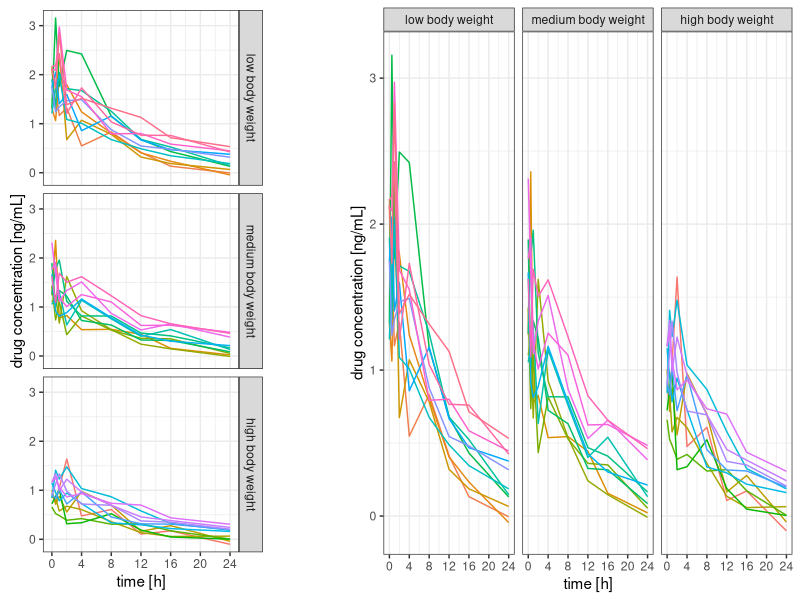
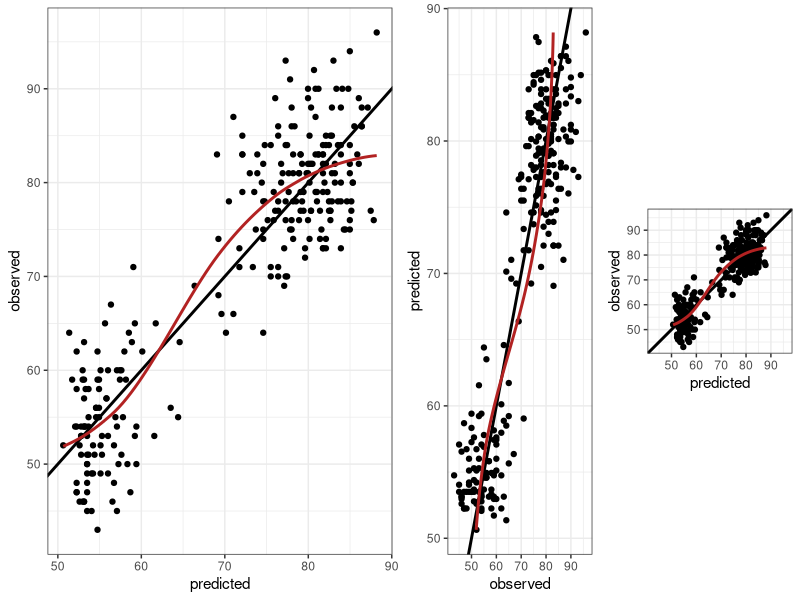
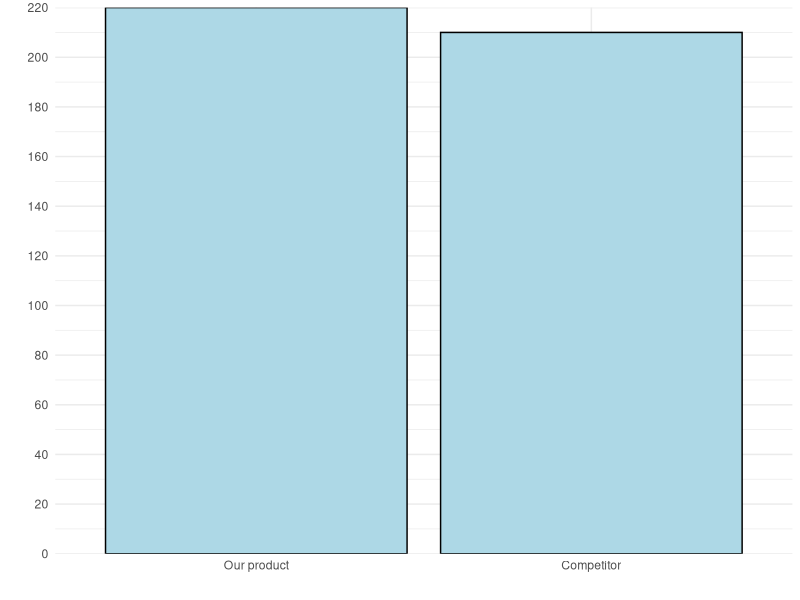
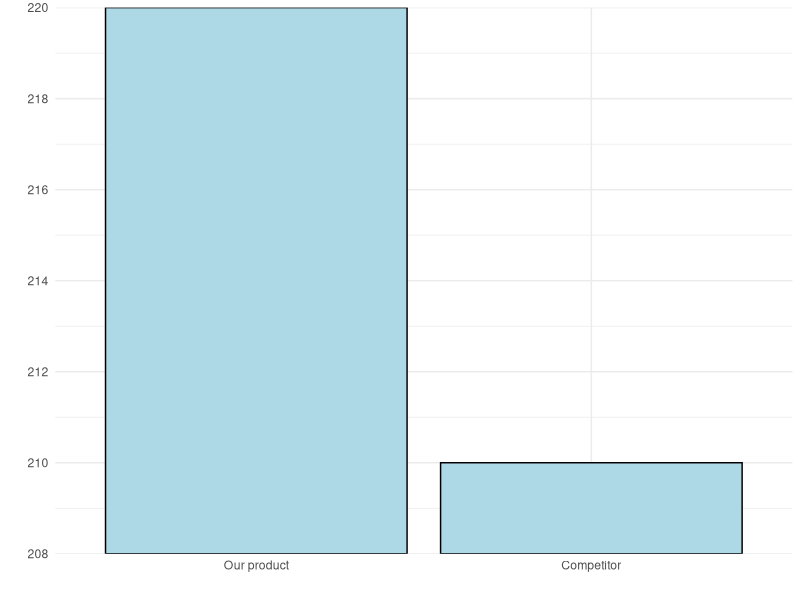
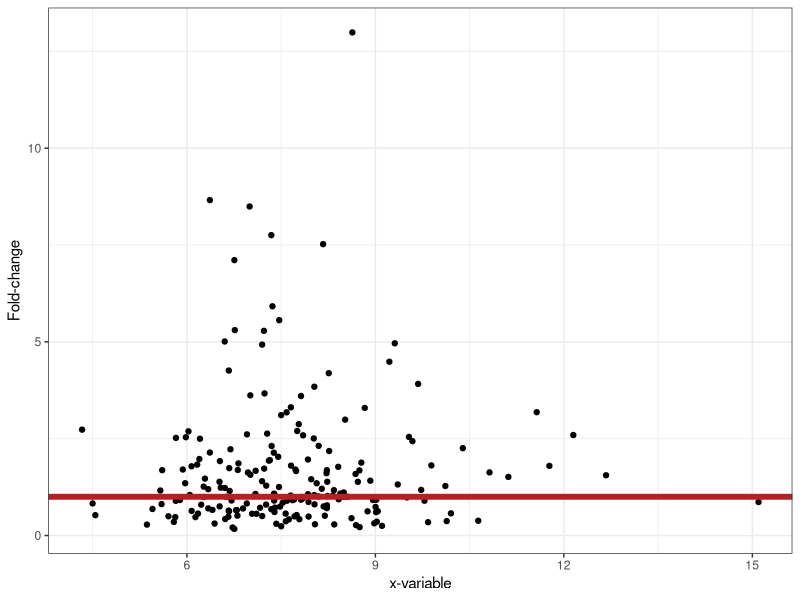
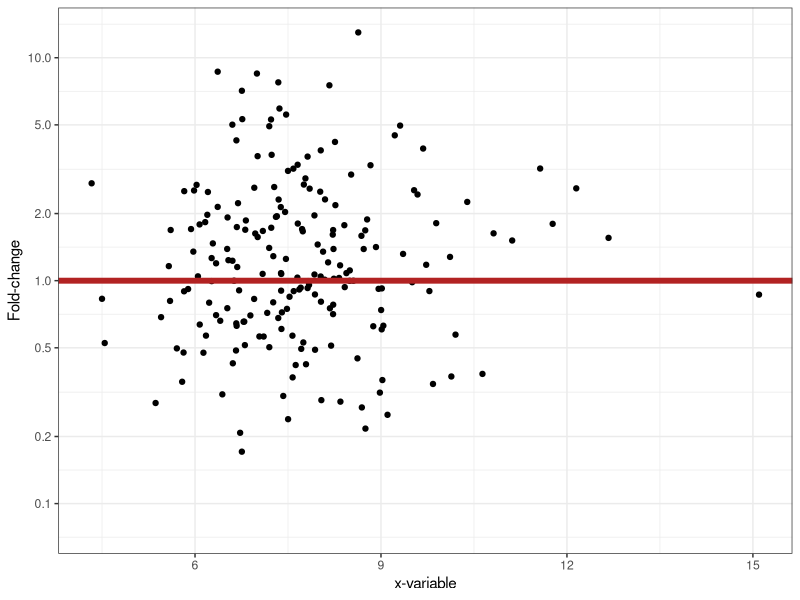
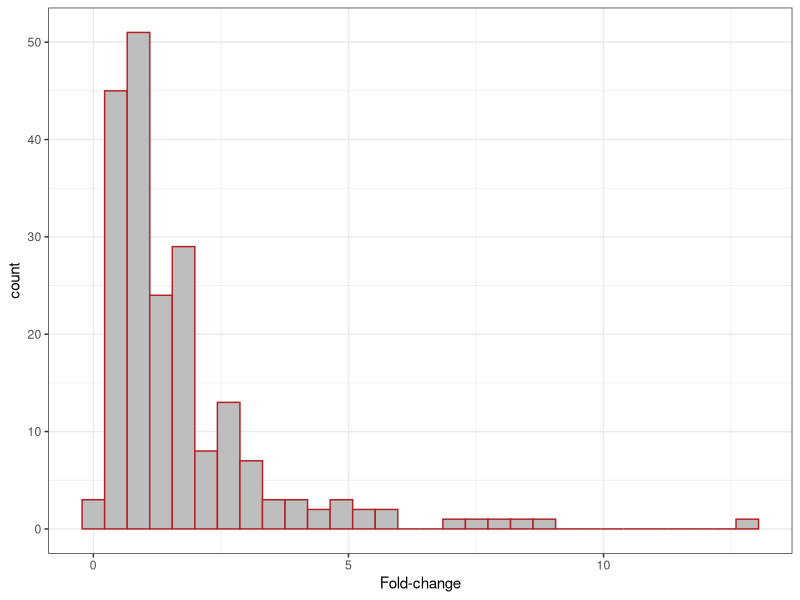
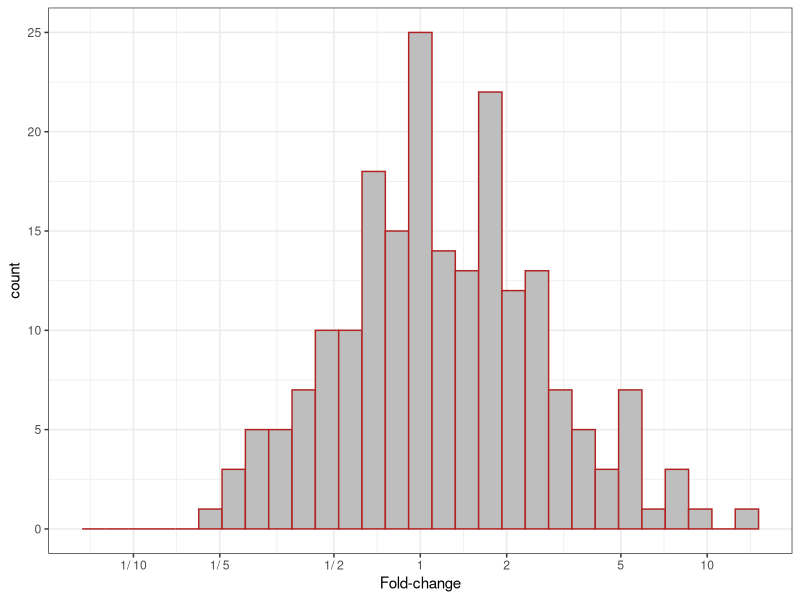

These figures' R source, in order:
## ---- chunk 1
# ---
# Data set creation.

set.seed(93384)

time <- c(0, 0.5, 1, 2, 4, 8, 12, 16, 24)
n <- 32 # no of subjects

data <- expand.grid(ID=1:n, time=time)

bw <- data.frame(
	ID=sort(unique(data$ID)),
	bw=rlnorm(n, log(75), sdlog=0.25)
)

bw$bw.category <- cut(bw$bw,
	breaks=quantile(bw$bw, c(0, 0.33, 0.66, 1)), 
	labels=paste(c("low", "medium", "high"), "body weight"), 
	include.lowest=TRUE)

data <- merge(data, bw)

data <- data[order(data$ID, data$time), ]

# Simulate drug concentrations as a function of body weight.
data$conc <- 100/(data$bw^1.0)*exp(-0.085*data$time)*
	rlnorm(nrow(data), sdlog=0.25)+ # res. error
	(data$ID-mean(data$ID))/mean(data$ID)/4 # r. eff

# ---
# Visualisation.
library(ggplot2)

gg <- list()

data$ID <- factor(data$ID)

gg[["3x1"]] <- ggplot(data, aes(x=time, y=conc, group=ID, color=ID)) + geom_line() 
gg[["3x1"]] <- gg[["3x1"]] + scale_x_continuous(breaks=seq(0, 24, by=4)) 
gg[["3x1"]] <- gg[["3x1"]] + theme_bw() + xlab("time [h]") + ylab("drug concentration [ng/mL]")
gg[["3x1"]] <- gg[["3x1"]] + facet_grid(bw.category ~ .)
gg[["3x1"]] <- gg[["3x1"]] + theme(legend.position="none")

gg[["1x3"]] <- gg[["3x1"]] + facet_grid(. ~ bw.category)

# Add space to the rhs of the first figure for better separation in the cowplot.
gg[["3x1"]] <- gg[["3x1"]] + theme(plot.margin = unit(c(0.5, 4, 0.5, 0.5), "lines"))


# print(gg)

# ---
# Both figures into a single output figure.

library(cowplot)
plot_grid(gg[[1]], gg[[2]], rel_widths=c(1.5, 2))
## ---- chunk 2
#| message: false
#| warning: false
# Observed vs predicted (any data with comparable x and y will do).

# ---
# Data set.
# Old Faithful Geyser (Yellowstone) data set with eruption duration
#   and waiting time to the next eruption (both in minutes).
data <- data.frame(
	x=faithful$eruptions,
	y=faithful$waiting
)

# ---
# Regression model fit.
fit <- lm(y ~ x, data=data)

# Addition of predicted values to the data set.
data$pred <- predict(fit)

# Range of y and y predicted combined.
r <- range(unlist(data[c("y", "pred")]))

# ---
# Plotting.

library(ggplot2)

gg <- ggplot(data, aes(x=pred, y=y))

# Adding the line of identity, y=x (note: plotting it first will add points on top).
gg <- gg + geom_abline(intercept=0, slope=1, color="black", linewidth=1)

# Adding points, removing grey background.
gg <- gg + geom_point() + theme_bw() 

# Adding linear OLS regression fit of y~x.
gg <- gg + geom_smooth(method="loess", color="firebrick", se=FALSE)

# Adding axis labels.
gg <- gg + xlab("predicted") + ylab("observed")

# Transpose (flip coordinates)
gg2 <- gg + coord_flip()

# Setting the aspect ratio to 1 (1 unit in x and y corresponds
#   to the same number of pixels).
gg3 <- gg + coord_fixed()

# Defining identical axis limits for x and y.
gg3 <- gg3 + xlim(r) + ylim(r)

# Cow (column-wise) plot, combine all figures into one.
library(cowplot)
plot_grid(gg, gg2, gg3, rel_widths=c(4, 2, 2), nrow=1)

## ---- chunk 3
#| layout-ncol: 2

library(ggplot2)
plot_data <- data.frame(type = factor(
      c("Our product", "Competitor"),
      levels = c("Our product", "Competitor")),
      value = c(220, 210))

# Original plot
ggplot(plot_data) +
      geom_col(
            mapping=aes(x=type, y=value),
            fill="lightblue",
            colour="black"
  ) +
      scale_y_continuous(breaks=seq(0, 220, by=20), expand=c(0, 0)) +
      labs(x="", y="") + theme_minimal()

# Offset the y axis
offset <- 208
ggplot(plot_data) +
      geom_col(
            mapping = aes(x=type, y=value-offset),
            fill="lightblue",
            colour="black"
  ) +
  scale_y_continuous(breaks=seq(0, 14, by=2),
                     labels=seq(0+offset, 14 + offset, by=2),
                     expand=c(0, 0)) +
      labs(x="", y="") +
      theme_minimal()
## ---- chunk 4
#| warning: false
#| message: false
#| layout-ncol: 2
# Naïve plot of y vs x. If there is no change (on average), 
# half the data are below the line of no change.
# Asymmetric view, and it depends on y/x or x/y.

set.seed(33838)
x <- data.frame(
  x=rlnorm(200, 2, 0.2),
  y=rlnorm(200, 0.2, 0.75)
)
# Add an outlier manually.
x <- rbind(x, data.frame(x=quantile(x$x, 0.8), y=max(x$y)*1.5))

# ---
# Plotting.

library(ggplot2)
# Scatterplot of y vs x.
gg <- ggplot(x, aes(x=x, y=y)) + geom_point() + theme_bw()
gg <- gg + geom_hline(yintercept=1, color="firebrick", linewidth=2)
gg <- gg + xlab("x-variable") + ylab("Fold-change")
gg

# Logarithmic axes, symmetric range (!):
xbr <- c(1/10, 1/5, 1/2, 1, 2, 5, 10)
gg <- gg + scale_y_continuous(breaks=xbr, trans="log10",
  limits=max(abs(x$y))^c(-1, 1))
print(gg)

# Second axis:
gg <- gg + scale_y_continuous(
  breaks=xbr,
  labels=paste(100*xbr, "%", sep=""),
  trans="log10",
  limits=max(abs(x$y))^c(-1, 1),
  sec.axis=sec_axis(trans=~.*1, breaks=xbr,
  labels=ifelse(xbr < 1, paste("1/", 1/xbr, sep=""), xbr))
)

# ---
# Univariate distribution (histogram).

gg <- ggplot(x, aes(x=y)) + theme_bw() + xlab("Fold-change")
gg <- gg + geom_histogram(color="firebrick", fill="gray")
print(gg)

# Symmetric range, log scale.
gg <- gg + scale_x_continuous(
  breaks=xbr,
  labels=ifelse(xbr < 1, paste("1/", 1/xbr), xbr),
  trans="log10",
  limits=max(abs(x$x))^c(-1, 1)
)
print(gg)

## ---- chunk 5
#| layout-ncol: 2

# ---
# EU stock markets, year and indices DAX, SMI, CAC, and FTSE.

x <- EuStockMarkets
df <- data.frame(
    time= as.vector(time(x)),
    index=rep(colnames(x), rep(nrow(x), ncol(x))),
    value=as.vector(EuStockMarkets)
)

# Add leading spaces for better plotting/labeling.
df$index2 <- paste(" ", df$index)

library(ggplot2)

# Standard layout and legend.
gg <- ggplot(df, aes(x=time, y=value, group=index, color=index, label=index2))
gg <- gg + geom_line() + theme_bw()
print(gg)

# Use the last element of each time series for x,y of the label.
y <- df[rev(order(df$time)), ] # descending in time.
y <- y[!duplicated(y$index), ] # first entry per index

# Drop the legend, move labels into figure.
gg <- gg + geom_text(data=y, hjust="left") # aes as before
gg <- gg + theme(legend.position="none")
gg <- gg + xlim(range(pretty(df$time, n=50)))
print(gg)
## ---- chunk 6
#| fig-height: 3
# Function for data set generation.
make.data <- function(
  x=c(0, 0.5, 1, 2, 4, 8, 12, 16, 24),
  y=exp(-0.2*x) - exp(-0.21*x),
  sd=0.25, # std dev of y
  seed=4384590,
  n=50
)
{
  # Setting the random number seed for reproducibility.
  set.seed(seed)
  # Creation of x- and y-variables.
  x2 <- rep(x, n)
  y2 <- NULL
  for(i in 1:n)
    y2 <- c(y2, y*(2*(n/4-i)) + rlnorm(length(y), sd=sd))

  # Creation of an identifier for each profile.
  ID <- factor(rep(1:n, rep(length(y), n)))

  # Composition of the data set.
  df <- data.frame(PD=100*y2, time=x, ID=ID)

  # Addition of a baseline variable.
  BL <- df[df$time==0, c("ID", "PD")]
  names(BL) <- c("ID", "BL")
  df <- merge(df, BL)

  # Addition of change from baseline.
  df$Change <- df$PD - df$BL

  # Definition of treatment.
  df$trt <- ifelse(df$BL > mean(df$BL), "active", " placebo")

  return(df)
}

# Generate the data.
x <- make.data()

# ---
# Figures.

library(ggplot2)
gg <- ggplot(x, aes(x=time, y=Change, group=ID, color=ID))
gg <- gg + theme_bw()
gg <- gg + xlab("Time [h]") + ylab("Change from baseline")
gg <- gg + geom_line(linewidth=1.1) + theme(legend.position="none")
gg <- gg + facet_grid(.~trt)

# Addition of an auxiliary line at y=0.
gg2 <- gg + geom_hline(yintercept=0, linewidth=1.2)

# Symmetric y-axis limits.
gg3 <- gg2 + ylim(c(-1, 1)*max(abs(x$Change)))

# Arranging all plots into one figure.
library(cowplot)
plot_grid(gg, gg2, gg3, nrow=1)
